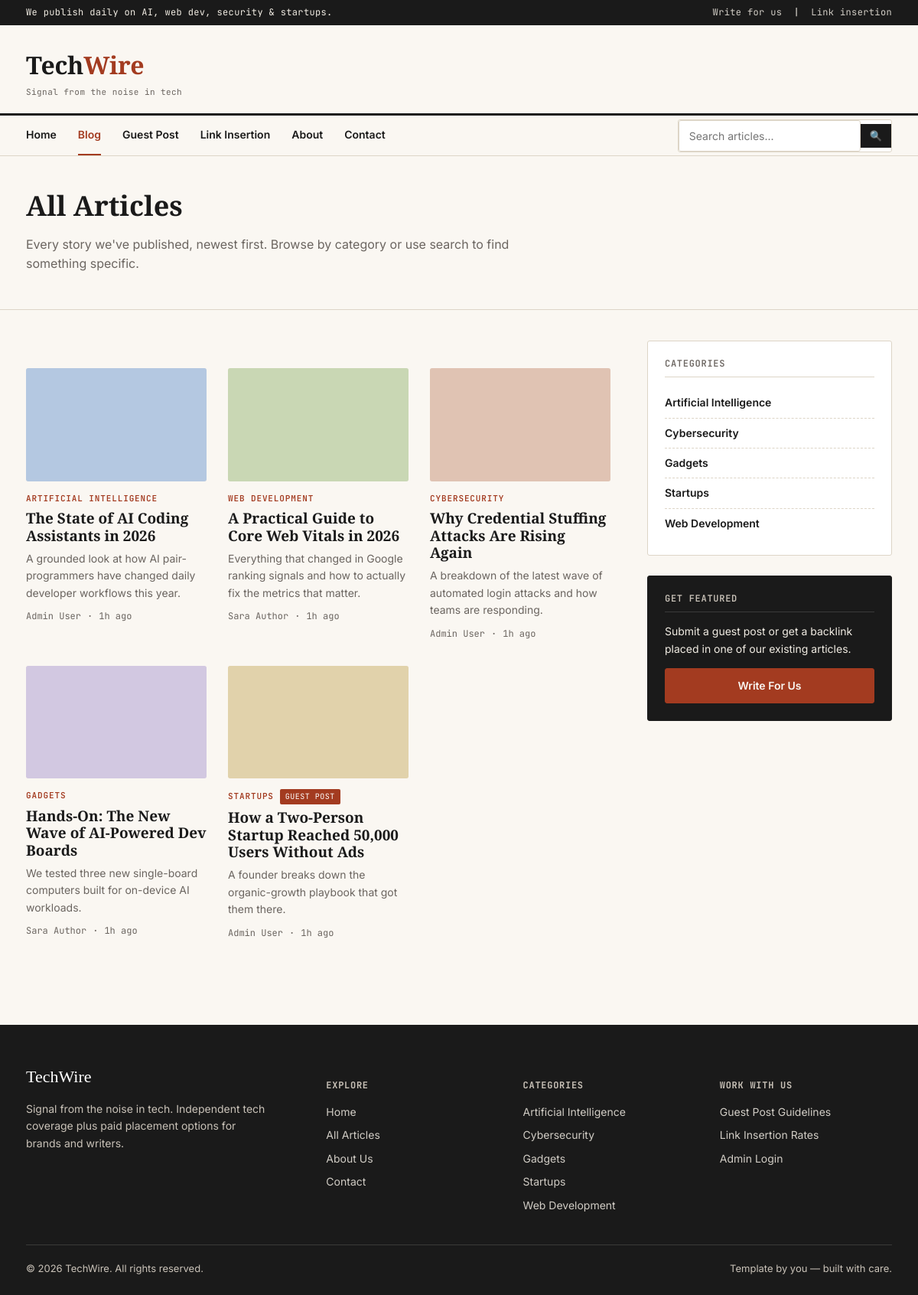
Screenshot of /blog.php with the database file from the repository.
### tables this page shows
CREATE TABLE IF NOT EXISTS posts (
    id INT AUTO_INCREMENT PRIMARY KEY,
    title VARCHAR(255) NOT NULL,
    slug VARCHAR(255) NOT NULL UNIQUE,
    excerpt VARCHAR(500),
    content LONGTEXT NOT NULL,
    featured_image VARCHAR(255),
    category_id INT,
    author_id INT NOT NULL,
    status ENUM('draft','pending','published') NOT NULL DEFAULT 'draft',
    is_sponsored TINYINT(1) NOT NULL DEFAULT 0,
    post_type ENUM('standard','guest_post') NOT NULL DEFAULT 'standard',
    views INT NOT NULL DEFAULT 0,
    published_at DATETIME NULL,
    created_at DATETIME DEFAULT CURRENT_TIMESTAMP,
    updated_at DATETIME DEFAULT CURRENT_TIMESTAMP ON UPDATE CURRENT_TIMESTAMP,
    FOREIGN KEY (category_id) REFERENCES categories(id) ON DELETE SET NULL,
    FOREIGN KEY (author_id) REFERENCES users(id) ON DELETE CASCADE,
    FULLTEXT KEY ft_search (title, excerpt, content)
);

CREATE TABLE IF NOT EXISTS categories (
    id INT AUTO_INCREMENT PRIMARY KEY,
    name VARCHAR(100) NOT NULL,
    slug VARCHAR(100) NOT NULL UNIQUE,
    description VARCHAR(255),
    created_at DATETIME DEFAULT CURRENT_TIMESTAMP
);

CREATE TABLE IF NOT EXISTS users (
    id INT AUTO_INCREMENT PRIMARY KEY,
    name VARCHAR(100) NOT NULL,
    email VARCHAR(150) NOT NULL UNIQUE,
    password VARCHAR(255) NOT NULL,
    role ENUM('admin','author') NOT NULL DEFAULT 'author',
    avatar VARCHAR(255) DEFAULT 'assets/images/avatar-default.png',
    bio TEXT,
    status ENUM('active','disabled') NOT NULL DEFAULT 'active',
    created_at DATETIME DEFAULT CURRENT_TIMESTAMP
);

### includes/functions.php (called while the page is built, shortened)
<?php
function e($str) {
    return htmlspecialchars($str ?? '', ENT_QUOTES, 'UTF-8');
}
function get_setting($pdo, $key, $default = '') {
    static $cache = null;
    if ($cache === null) {
        $cache = [];
        $stmt = $pdo->query("SELECT setting_key, setting_value FROM site_settings");
        foreach ($stmt->fetchAll() as $row) {
            $cache[$row['setting_key']] = $row['setting_value'];
        }
    }
    return $cache[$key] ?? $default;
}
function time_ago($datetime) {
    $diff = time() - strtotime($datetime);
    if ($diff < 86400) return floor($diff / 3600) . 'h ago';
    return date('M j, Y', strtotime($datetime));
}

### blog.php (the view, shortened to what this page needs)
<?php
require_once __DIR__ . '/includes/config.php';
require_once __DIR__ . '/includes/functions.php';
$per_page = 9;
$page = max(1, (int)($_GET['page'] ?? 1));
$offset = ($page - 1) * $per_page;
$stmt = $pdo->prepare("
    SELECT p.*, c.name AS cat_name, c.slug AS cat_slug, u.name AS author_name
    FROM posts p
    LEFT JOIN categories c ON p.category_id = c.id
    LEFT JOIN users u ON p.author_id = u.id
    WHERE p.status = 'published'
    ORDER BY p.published_at DESC
    LIMIT :limit OFFSET :offset
");
$stmt->bindValue(':limit', $per_page, PDO::PARAM_INT);
$stmt->bindValue(':offset', $offset, PDO::PARAM_INT);
$stmt->execute();
$posts = $stmt->fetchAll();
$categories = $pdo->query("SELECT * FROM categories ORDER BY name")->fetchAll();
require_once __DIR__ . '/includes/header.php';
?>
<div class="page-header">
  <div class="container">
    <h1>All Articles</h1>
    <p>Every story we've published, newest first. Browse by category or use search to find something specific.</p>
  </div>
</div>
<div class="container">
  <div class="layout-with-sidebar">
    <div>
      <?php if ($posts): ?>
      <div class="post-river" style="margin-top:36px;">
        <?php foreach ($posts as $p): ?>
        <article class="post-card">
          <div class="media">
            <a href="<?= SITE_URL ?>/post.php?slug=<?= e($p['slug']) ?>">
              <img src="<?= SITE_URL ?>/<?= e($p['featured_image'] ?: 'assets/images/placeholder.jpg') ?>" alt="<?= e($p['title']) ?>">
            </a>
          </div>
          <div class="meta-line"><span class="eyebrow"><?= e($p['cat_name'] ?? 'General') ?></span><?php if ($p['is_sponsored']): ?><span class="tag-sponsored">Guest Post</span><?php endif; ?></div>
          <h3><a href="<?= SITE_URL ?>/post.php?slug=<?= e($p['slug']) ?>"><?= e($p['title']) ?></a></h3>
          <p><?= e($p['excerpt'] ?: excerpt_from_content($p['content'], 100)) ?></p>
          <div class="meta-line"><span><?= e($p['author_name']) ?></span><span class="dot"></span><span><?= time_ago($p['published_at']) ?></span></div>
        </article>
        <?php endforeach; ?>
      </div>
      <?php else: ?>
        <div class="empty-state"><div class="icon">📰</div><p>No articles published yet.</p></div>
      <?php endif; ?>
    </div>
    <aside>
      <div class="sidebar-box">
        <h4>Categories</h4>
        <ul class="cat-list">
          <?php foreach ($categories as $c): ?>
          <li><a href="<?= SITE_URL ?>/category.php?slug=<?= e($c['slug']) ?>"><?= e($c['name']) ?></a></li>
          <?php endforeach; ?>
        </ul>
      </div>
      <div class="sidebar-box cta">
        <h4>Get Featured</h4>
        <p>Submit a guest post or get a backlink placed in one of our existing articles.</p>
        <a href="<?= SITE_URL ?>/guest-post.php" class="btn btn-primary btn-block">Write For Us</a>
      </div>
    </aside>
  </div>
</div>
<?php require_once __DIR__ . '/includes/footer.php'; ?>

### includes/footer.php (shortened to what this page needs)
<?php
$cats_for_footer = $pdo->query("SELECT name, slug FROM categories ORDER BY name LIMIT 5")->fetchAll();
?>
<footer>
  <div class="container">
    <div class="footer-grid">
      <div>
        <div class="footer-logo"><?= e($site_name) ?></div>
        <p style="font-size:14px; color:var(--grey-light); max-width:320px;"><?= e($tagline) ?>. Independent tech coverage plus paid placement options for brands and writers.</p>
      </div>
      <div>
        <h5>Explore</h5>
        <ul>
          <li><a href="<?= SITE_URL ?>/index.php">Home</a></li>
          <li><a href="<?= SITE_URL ?>/blog.php">All Articles</a></li>
          <li><a href="<?= SITE_URL ?>/about.php">About Us</a></li>
          <li><a href="<?= SITE_URL ?>/contact.php">Contact</a></li>
        </ul>
      </div>
      <div>
        <h5>Categories</h5>
        <ul>
          <?php foreach ($cats_for_footer as $c): ?>
          <li><a href="<?= SITE_URL ?>/category.php?slug=<?= e($c['slug']) ?>"><?= e($c['name']) ?></a></li>
          <?php endforeach; ?>
        </ul>
      </div>
      <div>
        <h5>Work With Us</h5>
        <ul>
          <li><a href="<?= SITE_URL ?>/guest-post.php">Guest Post Guidelines</a></li>
          <li><a href="<?= SITE_URL ?>/link-insertion.php">Link Insertion Rates</a></li>
          <li><a href="<?= SITE_URL ?>/admin/login.php">Admin Login</a></li>
        </ul>
      </div>
    </div>
    <div class="footer-bottom">
      <span>&copy; <?= date('Y') ?> <?= e($site_name) ?>. All rights reserved.</span>
      <span>Template by you — built with care.</span>
    </div>
  </div>
</footer>
</body>
</html>

### assets/css/style.css (style rules this page uses)
:root { --ink: #1A1A1A; --paper: #FAF7F2; --paper-warm: #F1ECE3; --blue: #1E3A5F; --blue-light: #2E5481; --brick: #A33B20; --grey: #6B6560; --grey-light: #C9C2B8; --border: #DDD5C7; --white: #FFFFFF; --serif: 'Source Serif 4', Georgia, serif; --sans: 'Inter', -apple-system, sans-serif; --mono: 'JetBrains Mono', 'Courier New', monospace; --max-width: 1180px; --radius: 3px; }
* { box-sizing: border-box; }
html { scroll-behavior: smooth; }
body { margin: 0; font-family: var(--sans); color: var(--ink); background: var(--paper); line-height: 1.6; -webkit-font-smoothing: antialiased; }
img { max-width: 100%; display: block; }
a { color: var(--blue); text-decoration: none; }
h1, h2, h3, h4 { font-family: var(--serif); font-weight: 600; line-height: 1.18; margin: 0 0 0.5em; color: var(--ink); }
.container { max-width: var(--max-width); margin: 0 auto; padding: 0 24px; }
.eyebrow { font-family: var(--mono); font-size: 11px; letter-spacing: 0.08em; text-transform: uppercase; color: var(--brick); font-weight: 600; }
.btn { display: inline-block; font-family: var(--sans); font-weight: 600; font-size: 14px; padding: 11px 22px; border-radius: var(--radius); border: 1.5px solid var(--ink); cursor: pointer; text-align: center; }
.btn-primary { background: var(--ink); color: var(--paper); }
.btn-block { display: block; width: 100%; }
.meta-line { font-family: var(--mono); font-size: 12px; color: var(--grey); display: flex; align-items: center; gap: 8px; flex-wrap: wrap; }
.meta-line .dot::before { content: "·"; }
.tag-sponsored { background: var(--brick); color: var(--white); font-family: var(--mono); font-size: 10px; letter-spacing: 0.05em; text-transform: uppercase; padding: 2px 7px; border-radius: 2px; }
.post-river { display: grid; grid-template-columns: repeat(3, 1fr); gap: 32px 28px; }
.post-card { display: flex; flex-direction: column; }
.post-card .media { aspect-ratio: 16/10; background: var(--paper-warm); border-radius: var(--radius); overflow: hidden; margin-bottom: 14px; }
.post-card .media img { width: 100%; height: 100%; object-fit: cover; transition: transform .4s; }
.post-card h3 { font-size: 19px; margin: 6px 0 8px; }
.post-card h3 a { color: var(--ink); }
.post-card p { color: var(--grey); font-size: 14px; margin: 0 0 10px; }
.layout-with-sidebar { display: grid; grid-template-columns: 1fr 320px; gap: 48px; align-items: start; padding: 40px 0 70px; }
.sidebar-box { border: 1px solid var(--border); border-radius: var(--radius); padding: 22px; margin-bottom: 26px; background: var(--white); }
.sidebar-box h4 { font-family: var(--mono); font-size: 12px; text-transform: uppercase; letter-spacing: 0.06em; color: var(--grey); border-bottom: 1px solid var(--border); padding-bottom: 10px; margin-bottom: 14px; }
.cat-list { list-style: none; margin: 0; padding: 0; }
.cat-list li { display: flex; justify-content: space-between; padding: 8px 0; border-bottom: 1px dashed var(--border); font-size: 14px; }
.cat-list li:last-child { border-bottom: none; }
.cat-list a { color: var(--ink); font-weight: 600; }
.sidebar-box.cta { background: var(--ink); border-color: var(--ink); }
.sidebar-box.cta h4 { color: var(--grey-light); border-bottom-color: #3a3a3a; }
.sidebar-box.cta p { color: var(--paper-warm); font-size: 14px; }
.sidebar-box.cta .btn-primary { background: var(--brick); border-color: var(--brick); }
.page-header { padding: 44px 0 30px; border-bottom: 1px solid var(--border); }
.page-header h1 { font-size: 36px; margin-bottom: 8px; }
.page-header p { color: var(--grey); font-size: 16px; max-width: 640px; }
footer { background: var(--ink); color: var(--paper-warm); padding: 50px 0 24px; margin-top: 40px; }
.footer-grid { display: grid; grid-template-columns: 1.6fr 1fr 1fr 1fr; gap: 32px; padding-bottom: 32px; border-bottom: 1px solid #3a3a38; }
.footer-grid h5 { font-family: var(--mono); font-size: 12px; text-transform: uppercase; letter-spacing: 0.06em; color: var(--grey-light); margin-bottom: 14px; }
.footer-grid ul { list-style: none; margin: 0; padding: 0; }
.footer-grid li { margin-bottom: 8px; font-size: 14px; }
.footer-grid a { color: var(--paper-warm); opacity: 0.85; }
.footer-bottom { display: flex; justify-content: space-between; padding-top: 20px; font-size: 13px; color: var(--grey-light); }
.footer-logo { font-family: var(--serif); font-size: 22px; color: var(--white); margin-bottom: 8px; }

### rows the page displays
posts: featured_image (picture), category.name "ARTIFICIAL INTELLIGENCE", title "The State of AI Coding Assistants in 2026", excerpt "A grounded look at how AI pair-programmers have changed daily developer workflows this year.", author.name "Admin User", published_at "1h ago"
posts: featured_image (picture), category.name "WEB DEVELOPMENT", title "A Practical Guide to Core Web Vitals in 2026", excerpt "Everything that changed in Google ranking signals and how to actually fix the metrics that matter.", author.name "Sara Author", published_at "1h ago"
posts: featured_image (picture), category.name "CYBERSECURITY", title "Why Credential Stuffing Attacks Are Rising Again", excerpt "A breakdown of the latest wave of automated login attacks and how teams are responding.", author.name "Admin User", published_at "1h ago"
posts: featured_image (picture), category.name "GADGETS", title "Hands-On: The New Wave of AI-Powered Dev Boards", excerpt "We tested three new single-board computers built for on-device AI workloads.", author.name "Sara Author", published_at "1h ago"
posts: featured_image (picture), category.name "STARTUPS", is_sponsored "GUEST POST", title "How a Two-Person Startup Reached 50,000 Users Without Ads", excerpt "A founder breaks down the organic-growth playbook that got them there.", author.name "Admin User", published_at "1h ago"
categories: name "Artificial Intelligence"
categories: name "Cybersecurity"
categories: name "Gadgets"
categories: name "Startups"
categories: name "Web Development"

### other values shown
substr($site_name,0,4) "Tech"
substr($site_name,4) "Wire"
$tagline "Signal from the noise in tech"
$site_name "TechWire"
